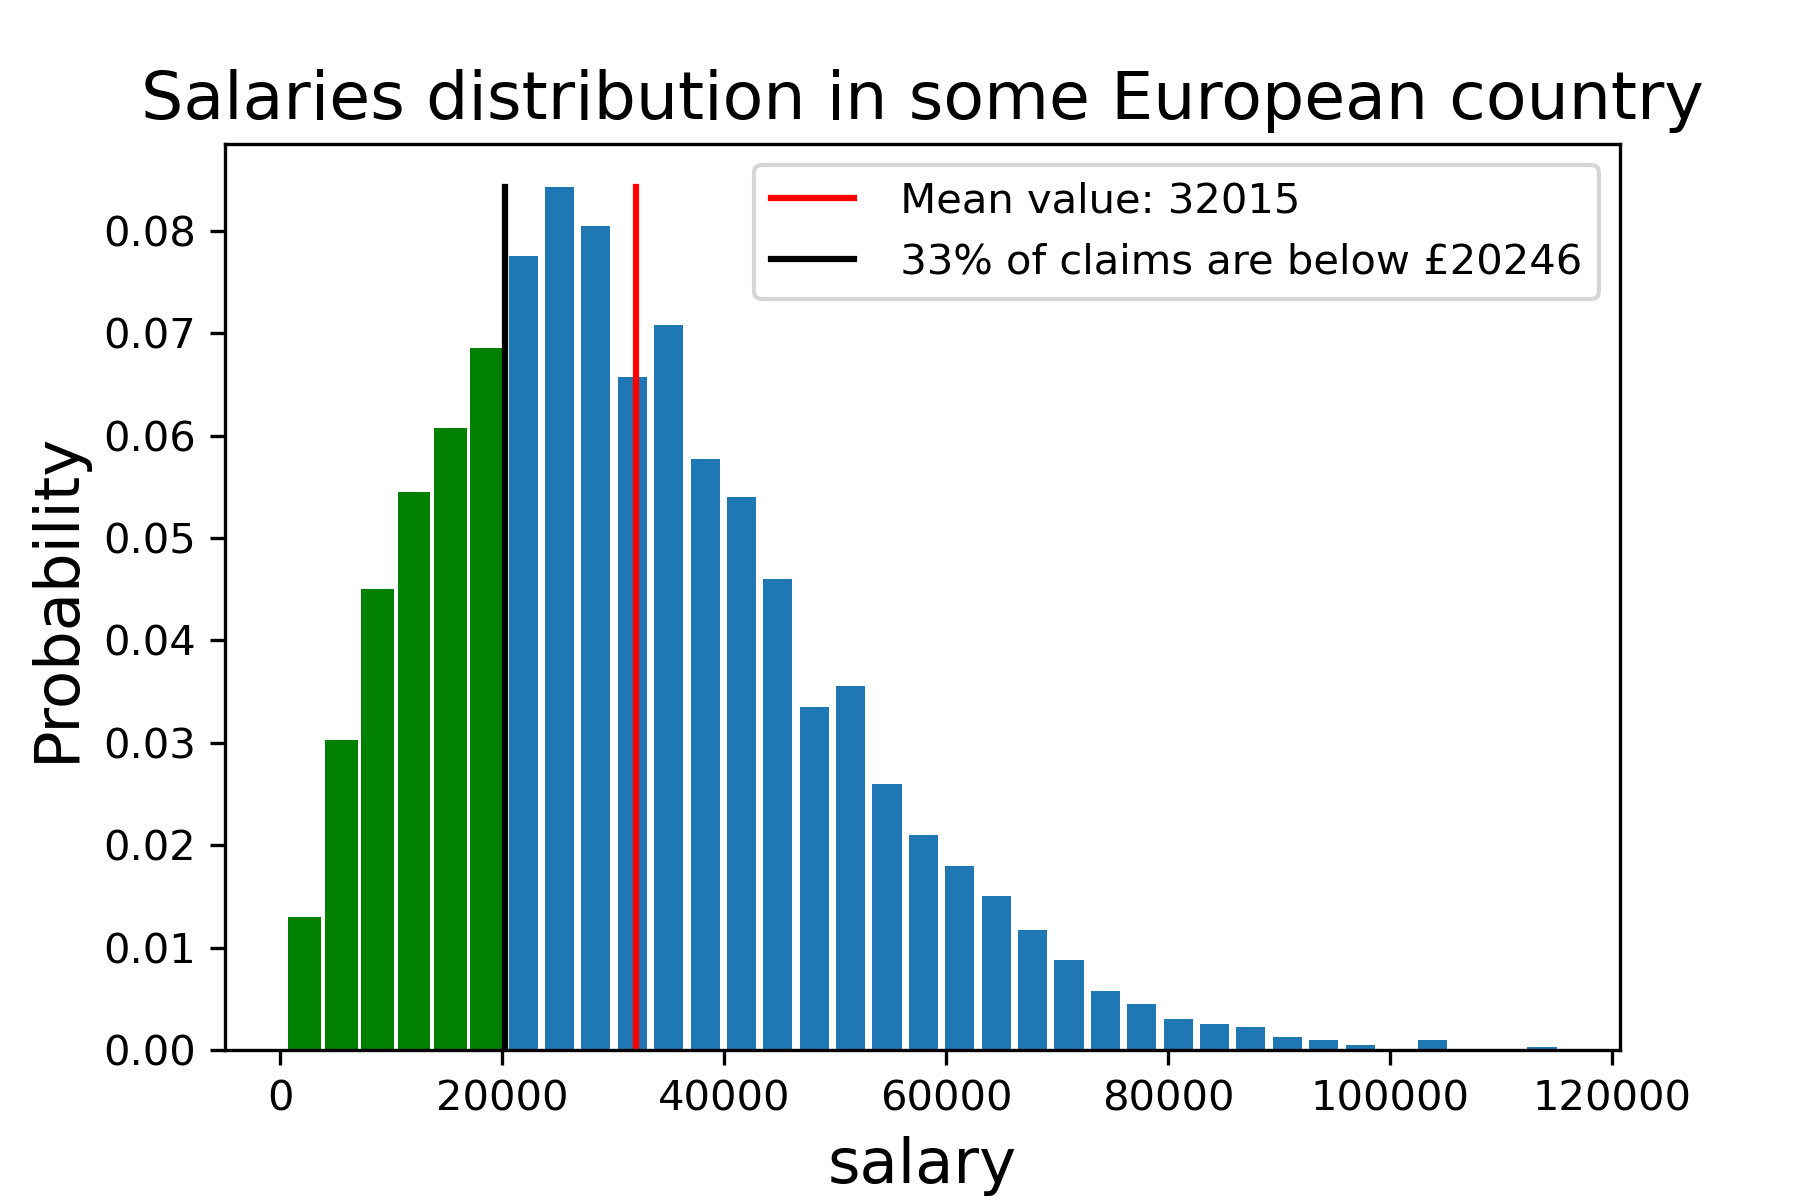

Write the Python code that produced this figure.
import numpy as np
import pandas as pd
import matplotlib.pyplot as plt


def read_data():
    """


    Returns
    -------
    data : TYPE
        DESCRIPTION.

    """
    data = np.genfromtxt('data3-2.csv', delimiter=',')
    return data


def generate_bargraph():
    """


    Returns
    -------
    xdst : TYPE
        DESCRIPTION.
    ydst : TYPE
        DESCRIPTION.
    wdst : TYPE
        DESCRIPTION.
    cdst : TYPE
        DESCRIPTION.
    oedge : TYPE
        DESCRIPTION.

    """

    data = read_data()
    ohist, oedge = np.histogram(data, bins=35)

    # calculate bin centre locations and bin widths
    xdst = (oedge[1:]+oedge[:-1])/2
    wdst = oedge[1:]-oedge[:-1]

    # normalise the distribution
    # ydist is a discrete PDF
    ydst = ohist/np.sum(ohist)

    # cumulative distribution
    cdst = np.cumsum(ydst)

    plt.figure(0, dpi=300)

    # Plot the PDF using bar graph
    plt.bar(xdst, ydst, width=0.8*wdst)
    plt.title("Salaries distribution in some European country", fontsize=16)
    # labelling
    plt.xlabel('salary', fontsize=15)
    plt.ylabel('Probability', fontsize=15)

    return xdst, ydst, wdst, cdst, oedge


def mean_function(xdst, ydst, wdst, cdst, data):
    """


    Parameters
    ----------
    xdst : TYPE
        DESCRIPTION.
    ydst : TYPE
        DESCRIPTION.
    wdst : TYPE
        DESCRIPTION.
    cdst : TYPE
        DESCRIPTION.
    data : TYPE
        DESCRIPTION.

    Returns
    -------
    None.

    """

    xdst = xdst
    ydst = ydst
    wdst = wdst
    data = data
    cdst = cdst

    # finding the PDF mean
    xmean = np.sum(xdst*ydst)
    print("bins = 35")
    print("mean = ", data.mean())
    print("PDF mean = ", xmean)

    # plotting the mean
    text = ''' Mean value: {}'''.format(xmean.astype(int))
    plt.plot([xmean, xmean], [0.0, max(ydst)], c='red', label=text)


def distributions(xdst, ydst, wdst, cdst, data, oedge):
    """


    Parameters
    ----------
    xdst : TYPE
        DESCRIPTION.
    ydst : TYPE
        DESCRIPTION.
    wdst : TYPE
        DESCRIPTION.
    cdst : TYPE
        DESCRIPTION.
    data : TYPE
        DESCRIPTION.
    oedge : TYPE
        DESCRIPTION.

    Returns
    -------
    None.

    """
    xdst = xdst
    ydst = ydst
    wdst = wdst
    cdst = cdst
    data = data

    '''find value X such that 0.33 of the distribution corresponds to
      values <X value
    '''
    indx = np.argmin(np.abs(cdst-0.33))
    xlow = oedge[indx]
    plt.bar(xdst[0:indx], ydst[0:indx], width=0.9*wdst[0:indx], color='green')
    text = ''' 33% of claims are below £{}'''.format(xlow.astype(int))
    plt.plot([xlow, xlow], [0.0, max(ydst)], c='black', label=text)

    plt.legend()


# all functions call from the source
xdst, ydst, wdst, cdst, oedge = generate_bargraph()
data = read_data()
mean_function(xdst, ydst, wdst, cdst, data)
distributions(xdst, ydst, wdst, cdst, data, oedge)
# save figure
plt.savefig("final_page.png", dpi=300)
plt.show()
